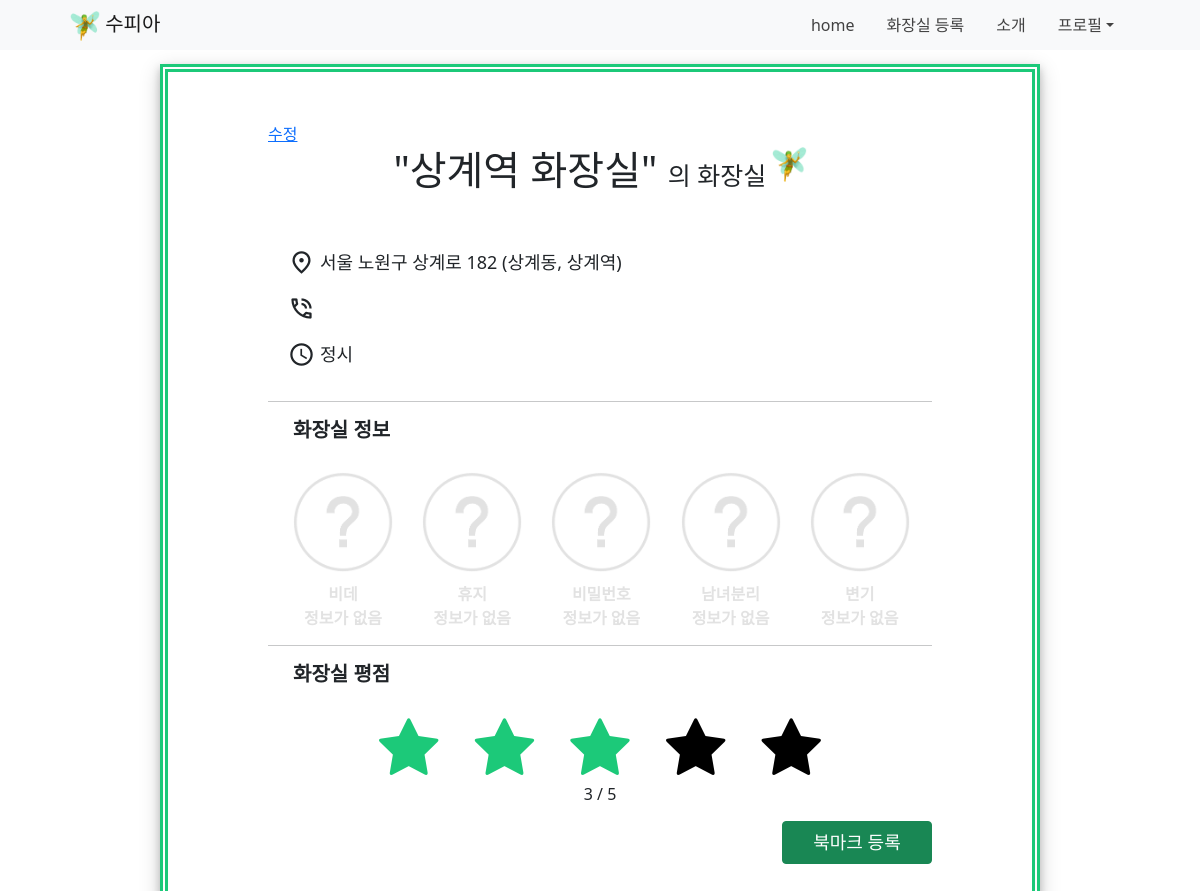
Page /1691/ (signed in) on the committed database.
### toilet/models.py (models this page shows, shortened)
class ToiletInfo(models.Model):
    squat = 0 # 좌변기
    toilet = 1 # 양변기
    unknown = 3
    TTYPE_CHOICE = [(squat, '좌변기'), (toilet, '양변기')]
    id = models.AutoField(primary_key=True)
    tname=models.CharField(max_length=200)
    tlocation=models.CharField(max_length=300)
    tlat = models.FloatField() #위도
    tlong = models.FloatField() #경도
    tnumber=models.CharField(max_length=200,null=True)
    topen=models.CharField(max_length=200,null=True)
    tbidget=models.BooleanField(null=True)
    tpaper=models.BooleanField(null=True)
    tpassword=models.BooleanField(null=True)
    tpublic=models.BooleanField(null=True)
    ttype=models.IntegerField(choices=TTYPE_CHOICE,
                                blank=True,
                                null=True,
                                default=unknown)

class Comment(models.Model):
    score=models.IntegerField(validators=[MinValueValidator(1), MaxValueValidator(5)])
    author = models.ForeignKey(User, on_delete=models.CASCADE)
    toilet = models.ForeignKey(ToiletInfo, on_delete=models.CASCADE)

### toilet/views.py (the view)
# urls.py: path('<int:id>/',views.info, name='info'),
def info(request, id):
    if request.method == "POST":
        registForm = CommentForm(request.POST)
        if registForm.is_valid():
            rating = registForm.save(commit=False)
            uid = request.user.id
            print(uid)
            tid = request.POST.get('tid')
            rating.score = request.POST.get('score')
            rating.author = get_object_or_404(User, pk=uid)
            rating.toilet = get_object_or_404(ToiletInfo, pk=tid)
            rating.save()
            print("<<<<<<<<<<<<<<<<<<<<<<<<<<<<<<<<<<<<<<<<")
            return JsonResponse({'success': 'true', 'score': rating.score}, safe=False)
        else:
            print(registForm.errors)
            print("<<<<<<<<<<<<<<<<<<<<<<<<<<<<<<<<<<<<<<<<")
            print(registForm.non_field_errors)
    else:
        toilet = get_object_or_404(ToiletInfo, pk=id)
        uid = request.user.id
        user = get_object_or_404(User, pk=uid)
        try:
            comment_exist = Comment.objects.get(author=user, toilet=toilet)
        except:
            comment_exist = None
        try:
            bookmark_exist = Bookmarks.objects.get(user=user, toilet=toilet)
        except:
            bookmark_exist = None
        context = {'toilet': toilet, 'comment_exist':comment_exist,'bookmark_exist': bookmark_exist}
        return render(request, 'toilet/info.html', context)

### templates/toilet/info.html (shortened to what this page needs)
{% extends '../base.html' %}
{% load static %}
{% block content %}
    <div class="info_container">
        <a href="{% url 'toilet:edit' toilet.id %}">수정</a>
        <div class="sub">
            <h1>"{{ toilet.tname }}" <text style="font-size: 25px;">의 화장실</text>
                <img src="{% static 'img/fairy.png' %}">
            </h1><br>
            <div class="info_plus">
                <p><span class="material-icons-outlined">place</span>{{ toilet.tlocation }}</p>
                <p><span class="material-icons-outlined">phone_in_talk</span> {{ toilet.tnumber }}</p>
                <p><span class="material-icons-outlined">schedule </span> {{ toilet.topen }}</p>
            </div>
        </div>
        <hr size="3.5" style="margin-top: 30px;">
        <div class="info_badge">
            <h5 >화장실 정보</h5>
            <div class="badge_container">
                {% if toilet.tbidget == True %}
                    <img src="{% static 'img/badge/bidet.png' %}">
                    <text>비데</text>
                {% elif toilet.tbidget == False %}
                    <img src="{% static 'img/badge/bidet_N.png' %}">
                    <text id="biget_x">비데</text>
                {% else %}
                    <img src="{% static 'img/badge/question.png' %}">
                    <text id="biget_xx">비데<BR>정보가 없음</text>
                {% endif %}
            </div>
            <div class="badge_container">
                {% if toilet.tpaper == True %}
                    <img src="{% static 'img/badge/tissue.png' %}">
                    <text>휴지</text>
                {% elif toilet.tpaper == False %}
                    <img src="{% static 'img/badge/tissue_N.png' %}">
                    <text id="biget_x">휴지</text>
                {% else %}
                    <img src="{% static 'img/badge/question.png' %}">
                    <text id="biget_xx">휴지<BR>정보가 없음</text>
                {% endif %}
            </div>
            <div class="badge_container">
                {% if toilet.tpassword == True %}
                    <img src="{% static 'img/badge/pw.png' %}">
                    <text>비밀번호</text>
                {% elif toilet.tpassword == False %}
                    <img src="{% static 'img/badge/pw_N.png' %}">
                    <text id="biget_x">비밀번호</text>
                {% else %}
                    <img src="{% static 'img/badge/question.png' %}">
                    <text id="biget_xx">비밀번호<BR>정보가 없음</text>
                {% endif %}
            </div>
            <div class="badge_container">
                {% if toilet.tpublic == True %}
                    <img src="{% static 'img/badge/mw.png' %}">
                    <text>남녀분리</text>
                {% elif toilet.tpublic == False %}
                    <img src="{% static 'img/badge/mw_N.png' %}">
                    <text id="biget_x">남녀분리</text>
                {% else %}
                    <img src="{% static 'img/badge/question.png' %}">
                    <text id="biget_xx">남녀분리<BR>정보가 없음</text>
                {% endif %}
            </div>
            <div class="badge_container">
                {% if toilet.ttype == 0 %}
                    <img src="{% static 'img/badge/squat.png' %}">
                    <text>좌변기</text>
                {% elif toilet.ttype == 1 %}
                    <img src="{% static 'img/badge/toilet.png' %}">
                    <text>양변기</text>
                </div>
                {% else %}
                    <img src="{% static 'img/badge/question.png' %}">
                    <text id="biget_xx">변기<BR>정보가 없음</text>
                {% endif %}
            </div>
        </div>
        <hr size="3.5" style="margin-top: 15px;">
        {% if user.is_authenticated %}
        <div class="ratings">
            <h5>화장실 평점</h5>
            <div class="col text-center">
                {% if comment_exist %}
                <div class="rated-form">
                    <button type="submit" class="fa fa-star fa-4x" id="first"></button>
                    <button type="submit" class="fa fa-star fa-4x" id="second"></button>
                    <button type="submit" class="fa fa-star fa-4x" id="third"></button>
                    <button type="submit" class="fa fa-star fa-4x" id="fourth"></button>
                    <button type="submit" class="fa fa-star fa-4x" id="fifth"></button>
                </div>
                <div><span id="rated-score">{{comment_exist.score}}</span> / 5</div>
                {% endif %}
            </div>
        </div>
        {% else %}
        <div class="not_auth">
            <h6>
                리뷰 작성을 위해 <a href="{% url 'users:join' %}">회원가입</a> 또는 <a href="{% url 'users:login' %}">로그인</a>을 진행해주세요.
            </h6>
        </div>
        {% endif %}
        <div  class ="bookmark">
            <form action="/addBookmark/{{ toilet.id }}/" method="post">
                {% if bookmark_exist == None%}
                    <input class="btn btn-success" id="doneBtn" type="submit" value="북마크 등록">
                {% else %}
                    <input class="btn btn-danger" id="doneBtn" type="submit" value="북마크 취소">
                {% endif %}
            </form>
        </div>
    </div>
{% endblock %}

### static/css/style.css (style rules this page uses)
html, body { width: 100%; height: 100%; }
img { -webkit-user-select: none; }
select, input { cursor: default; }
#doneBtn { width: 150px; margin: -25px auto; float: right; padding: 7px; font-size: 18px; }
.checked { color: #1cc979; }
.info_container { width: 55rem; padding: 50px 30px; margin: 0 auto; float: none; margin-bottom: 10px; box-shadow: 0 4px 8px 0 rgba(0, 0, 0, 0.2), 0 6px 20px 0 rgba(0, 0, 0, 0.19); padding-left: 100px; padding-right: 100px; position: relative; border: double 8px; border-color: #1cc979; }
.sub h1 { font-size: 40px; text-align: center; }
.sub img { width: 35px; margin: 0 0 20px -5px; }
.info_plus { margin: 15px auto; }
.info_plus p { font-size: 18px; padding-bottom: 3px; display: flex; }
.info_plus span { margin-left: 20px; margin-right: 5px; font-size:27px; }
.ratings { padding-bottom: 40px; }
.info_badge h5, .ratings h5 { margin-left: 25px; font-weight: 700; margin-bottom: 30px; }
.badge_container { text-align: center; font-weight: bold; display: inline-table; width: 100px; height: 150px; margin-left: 25px; }
.badge_container img { width: 100px; margin-bottom: 10px; }
.badge_container #biget_xx { color: #e2e2e2; }
.ratings button { background-color: white; border: none; margin: auto 10px; margin-top: 0px; }

### rows in the picture
ToiletInfo: tname "상계역 화장실", tlocation "서울 노원구 상계로 182 (상계동, 상계역)", topen "정시"
Comment: score "3"
